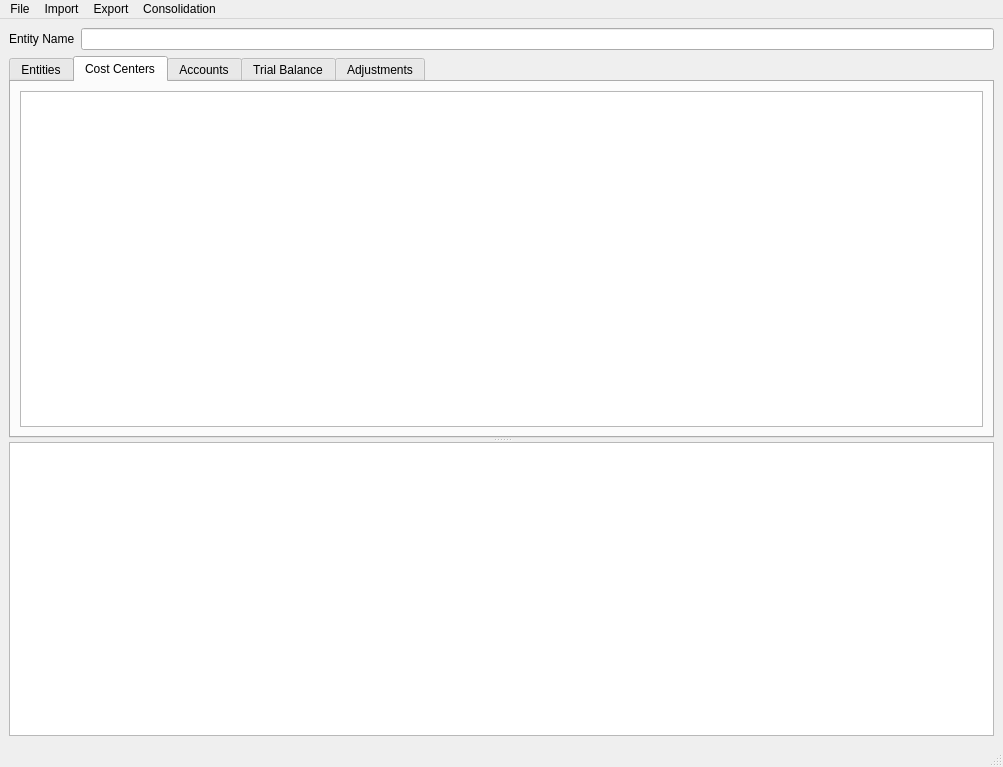
<?xml version="1.0" encoding="UTF-8"?>
<ui version="4.0">
 <class>MainWindow</class>
 <widget class="QMainWindow" name="MainWindow">
  <property name="geometry">
   <rect>
    <x>0</x>
    <y>0</y>
    <width>1003</width>
    <height>767</height>
   </rect>
  </property>
  <property name="windowTitle">
   <string>MainWindow</string>
  </property>
  <widget class="QWidget" name="centralwidget">
   <layout class="QHBoxLayout" name="horizontalLayout">
    <item>
     <widget class="QSplitter" name="splitter">
      <property name="orientation">
       <enum>Qt::Vertical</enum>
      </property>
      <widget class="QWidget" name="verticalLayoutWidget">
       <layout class="QVBoxLayout" name="verticalLayout">
        <item>
         <layout class="QFormLayout" name="formLayout">
          <item row="0" column="0">
           <widget class="QLabel" name="label">
            <property name="text">
             <string>Entity Name</string>
            </property>
           </widget>
          </item>
          <item row="0" column="1">
           <widget class="QLineEdit" name="lineEdit"/>
          </item>
         </layout>
        </item>
        <item>
         <widget class="QTabWidget" name="tabWidget">
          <property name="currentIndex">
           <number>1</number>
          </property>
          <widget class="QWidget" name="EntitiesTab">
           <attribute name="title">
            <string>Entities</string>
           </attribute>
           <layout class="QHBoxLayout" name="horizontalLayout_2">
            <item>
             <widget class="QTableView" name="entityTableView"/>
            </item>
           </layout>
          </widget>
          <widget class="QWidget" name="CostCentersTab">
           <attribute name="title">
            <string>Cost Centers</string>
           </attribute>
           <layout class="QHBoxLayout" name="horizontalLayout_3">
            <item>
             <widget class="QTableView" name="costCenterTableView"/>
            </item>
           </layout>
          </widget>
          <widget class="QWidget" name="AccountsTab">
           <attribute name="title">
            <string>Accounts</string>
           </attribute>
           <layout class="QHBoxLayout" name="horizontalLayout_4">
            <item>
             <widget class="QTableView" name="accountsTableView"/>
            </item>
           </layout>
          </widget>
          <widget class="QWidget" name="TrialBalanceTab">
           <attribute name="title">
            <string>Trial Balance</string>
           </attribute>
           <layout class="QHBoxLayout" name="horizontalLayout_5">
            <item>
             <widget class="QTableView" name="trialBalanceTableView"/>
            </item>
           </layout>
          </widget>
          <widget class="QWidget" name="AdjustmentsTab">
           <attribute name="title">
            <string>Adjustments</string>
           </attribute>
           <layout class="QHBoxLayout" name="horizontalLayout_6">
            <item>
             <widget class="QTableView" name="adjustmentsTableView"/>
            </item>
           </layout>
          </widget>
         </widget>
        </item>
       </layout>
      </widget>
      <widget class="QTextEdit" name="errorTextEdit"/>
     </widget>
    </item>
   </layout>
  </widget>
  <widget class="QMenuBar" name="menubar">
   <property name="geometry">
    <rect>
     <x>0</x>
     <y>0</y>
     <width>1003</width>
     <height>22</height>
    </rect>
   </property>
   <widget class="QMenu" name="menuFile">
    <property name="title">
     <string>File</string>
    </property>
    <addaction name="actionOpen"/>
    <addaction name="actionClose"/>
    <addaction name="separator"/>
    <addaction name="actionSave"/>
    <addaction name="actionSave_As"/>
    <addaction name="separator"/>
    <addaction name="actionClose_2"/>
    <addaction name="separator"/>
    <addaction name="actionQuit"/>
   </widget>
   <widget class="QMenu" name="menuEdit">
    <property name="title">
     <string>Import</string>
    </property>
    <addaction name="actionAdd_entity"/>
    <addaction name="actionDelete_selected_entity"/>
    <addaction name="actionAdd_cost_center"/>
    <addaction name="actionDelete_selected_cost_center"/>
    <addaction name="actionAdjustments"/>
   </widget>
   <widget class="QMenu" name="menuExport">
    <property name="title">
     <string>Export</string>
    </property>
    <addaction name="actionEntities"/>
    <addaction name="actionCost_Centers"/>
    <addaction name="actionAccounts"/>
    <addaction name="actionTrial_Balance"/>
    <addaction name="actionAdjustments_2"/>
   </widget>
   <widget class="QMenu" name="menuConsolidation">
    <property name="title">
     <string>Consolidation</string>
    </property>
    <addaction name="actionBuild"/>
    <addaction name="actionAudit_adjustments"/>
    <addaction name="actionAudit_Trial_Balance"/>
   </widget>
   <addaction name="menuFile"/>
   <addaction name="menuEdit"/>
   <addaction name="menuExport"/>
   <addaction name="menuConsolidation"/>
  </widget>
  <widget class="QStatusBar" name="statusbar"/>
  <action name="actionOpen">
   <property name="text">
    <string>New</string>
   </property>
  </action>
  <action name="actionClose">
   <property name="text">
    <string>Open</string>
   </property>
  </action>
  <action name="actionSave">
   <property name="text">
    <string>Save</string>
   </property>
  </action>
  <action name="actionSave_As">
   <property name="text">
    <string>Save As</string>
   </property>
  </action>
  <action name="actionClose_2">
   <property name="text">
    <string>Close</string>
   </property>
  </action>
  <action name="actionQuit">
   <property name="text">
    <string>Quit</string>
   </property>
  </action>
  <action name="actionAdd_entity">
   <property name="text">
    <string>Entities</string>
   </property>
  </action>
  <action name="actionDelete_selected_entity">
   <property name="text">
    <string>Cost Centers</string>
   </property>
  </action>
  <action name="actionAdd_cost_center">
   <property name="text">
    <string>Accounts</string>
   </property>
  </action>
  <action name="actionDelete_selected_cost_center">
   <property name="text">
    <string>Trial Balance</string>
   </property>
  </action>
  <action name="actionAdjustments">
   <property name="text">
    <string>Adjustments</string>
   </property>
  </action>
  <action name="actionEntities">
   <property name="text">
    <string>Entities</string>
   </property>
  </action>
  <action name="actionCost_Centers">
   <property name="text">
    <string>Cost Centers</string>
   </property>
  </action>
  <action name="actionAccounts">
   <property name="text">
    <string>Accounts</string>
   </property>
  </action>
  <action name="actionTrial_Balance">
   <property name="text">
    <string>Trial Balance</string>
   </property>
  </action>
  <action name="actionAdjustments_2">
   <property name="text">
    <string>Adjustments</string>
   </property>
  </action>
  <action name="actionBuild">
   <property name="text">
    <string>Build</string>
   </property>
  </action>
  <action name="actionAudit_adjustments">
   <property name="text">
    <string>Audit Adjustments</string>
   </property>
  </action>
  <action name="actionAudit_Trial_Balance">
   <property name="text">
    <string>Audit Trial Balance</string>
   </property>
  </action>
 </widget>
 <resources/>
 <connections/>
</ui>
